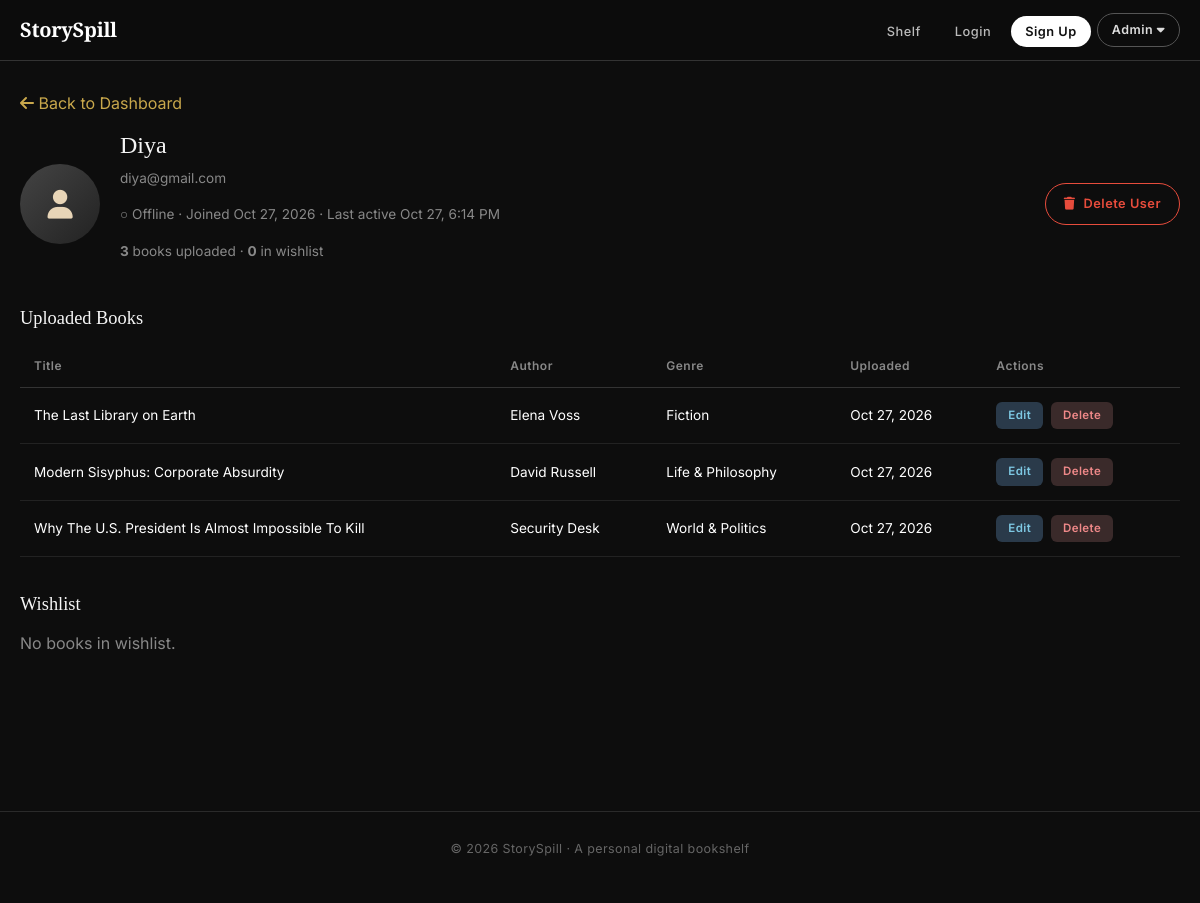
/admin_user.php?id=1 (signed in), run on the app's committed database.
### tables this page shows
CREATE TABLE IF NOT EXISTS users (
  id INT AUTO_INCREMENT PRIMARY KEY,
  name VARCHAR(100) NOT NULL,
  email VARCHAR(150) NOT NULL UNIQUE,
  password VARCHAR(255) NOT NULL,
  last_activity DATETIME NULL,
  created_at TIMESTAMP DEFAULT CURRENT_TIMESTAMP
);

CREATE TABLE IF NOT EXISTS books (
  id INT AUTO_INCREMENT PRIMARY KEY,
  user_id INT NOT NULL,
  title VARCHAR(150) NOT NULL,
  author VARCHAR(100) NOT NULL,
  genre VARCHAR(50) NOT NULL,
  price DECIMAL(10,2) NOT NULL DEFAULT 299.00,
  cover_image VARCHAR(255),
  intro_video VARCHAR(255),
  pdf_path VARCHAR(255),
  created_at TIMESTAMP DEFAULT CURRENT_TIMESTAMP,
  FOREIGN KEY (user_id) REFERENCES users(id) ON DELETE CASCADE
);

### admin_user.php (the view, shortened to what this page needs)
<?php
require "includes/admin_auth_check.php";
$userId = isset($_GET["id"]) ? (int)$_GET["id"] : 0;
$stmt = $pdo->prepare("SELECT * FROM users WHERE id = ?");
$stmt->execute([$userId]);
$user = $stmt->fetch(PDO::FETCH_ASSOC);
$booksStmt = $pdo->prepare("SELECT * FROM books WHERE user_id = ? ORDER BY created_at DESC");
$booksStmt->execute([$userId]);
$books = $booksStmt->fetchAll(PDO::FETCH_ASSOC);
$wishStmt = $pdo->prepare(
    "SELECT books.id, books.title, books.genre, books.author
     FROM wishlist JOIN books ON wishlist.book_id = books.id
     WHERE wishlist.user_id = ?"
);
$wishStmt->execute([$userId]);
$wishlist = $wishStmt->fetchAll(PDO::FETCH_ASSOC);
$isOnline = $user["last_activity"] && (strtotime($user["last_activity"]) >= time() - 300);
?>
<!DOCTYPE html>
<html lang="en">
<head>
  <link href="https://cdn.jsdelivr.net/npm/bootstrap@5.3.3/dist/css/bootstrap.min.css" rel="stylesheet">
  <link href="https://cdnjs.cloudflare.com/ajax/libs/font-awesome/6.5.1/css/all.min.css" rel="stylesheet">
  <link rel="stylesheet" href="css/style.css">
</head>
<body>
<?php include "includes/navbar.php"; ?>
<div class="app-container">
  <p style="margin-bottom:16px">
    <a href="admin_dashboard.php" style="color:#c9a84c; text-decoration:none;">
      <i class="fas fa-arrow-left"></i> Back to Dashboard
    </a>
  </p>
  <div class="dash-header" style="justify-content:space-between; align-items:center; flex-wrap:wrap; gap:16px;">
    <div style="display:flex; align-items:center; gap:20px; flex-wrap:wrap;">
      <div class="dash-avatar"><i class="fas fa-user"></i></div>
      <div class="dash-info">
        <h2><?php echo htmlspecialchars($user["name"]); ?></h2>
        <p><?php echo htmlspecialchars($user["email"]); ?></p>
        <p>
          <span style="color:<?php echo $isOnline ? '#2ecc71' : '#888'; ?>">
            <?php echo $isOnline ? '● Online' : '○ Offline'; ?>
          </span>
          · Joined <?php echo date("M j, Y", strtotime($user["created_at"])); ?>
          <?php if ($user["last_activity"]): ?>
            · Last active <?php echo date("M j, g:i A", strtotime($user["last_activity"])); ?>
          <?php endif; ?>
        </p>
        <p><strong><?php echo count($books); ?></strong> books uploaded · <strong><?php echo count($wishlist); ?></strong> in wishlist</p>
      </div>
    </div>
    <div style="display:flex; gap:10px; flex-wrap:wrap;">
      <a href="admin_delete_user.php?id=<?php echo $user['id']; ?>" class="btn-profile-action"
         style="border-color:#e74c3c; color:#e74c3c;"
         onclick="return confirm('Delete this user and ALL their books permanently?');">
        <i class="fas fa-trash"></i> Delete User
      </a>
    </div>
  </div>
  <h3 class="section-title" style="font-size:1.15rem">Uploaded Books</h3>
  <?php if (empty($books)): ?>
    <p style="color:#888">This user has not uploaded any books.</p>
  <?php else: ?>
    <div style="overflow-x:auto; margin-bottom:36px">
      <table class="table-dark">
        <thead>
          <tr>
            <th>Title</th>
            <th>Author</th>
            <th>Genre</th>
            <th>Uploaded</th>
            <th>Actions</th>
          </tr>
        </thead>
        <tbody>
          <?php foreach ($books as $book): ?>
            <tr>
              <td><?php echo htmlspecialchars($book["title"]); ?></td>
              <td><?php echo htmlspecialchars($book["author"]); ?></td>
              <td><?php echo htmlspecialchars($book["genre"]); ?></td>
              <td><?php echo date("M j, Y", strtotime($book["created_at"])); ?></td>
              <td>
                <a href="admin_edit_book.php?id=<?php echo $book["id"]; ?>&from_user=<?php echo $userId; ?>" class="btn-sm-action btn-edit">Edit</a>
                <a href="admin_delete_book.php?id=<?php echo $book["id"]; ?>&from_user=<?php echo $userId; ?>" class="btn-sm-action btn-delete"
                   onclick="return confirm('Delete this book permanently?');">Delete</a>
              </td>
            </tr>
          <?php endforeach; ?>
        </tbody>
      </table>
    </div>
  <?php endif; ?>
  <h3 class="section-title" style="font-size:1.15rem">Wishlist</h3>
  <?php if (empty($wishlist)): ?>
    <p style="color:#888">No books in wishlist.</p>
  <?php endif; ?>
</div>
<footer class="site-footer">
  <p>© 2026 StorySpill · A personal digital bookshelf</p>
</footer>
</body>
</html>

### css/style.css (style rules this page uses)
:root { --bg-dark: #0d0d0d; --bg-card: #1a1a1a; --bg-elevated: #1f1f1f; --text-primary: #f5f5f5; --text-secondary: #a0a0a0; --accent: #e8d5b7; --accent-hover: #f0e0c0; --danger: #e74c3c; --success: #27ae60; --border: #333; }
* { margin: 0; padding: 0; box-sizing: border-box; }
body { background: var(--bg-dark); color: var(--text-primary); font-family: 'Inter', system-ui, sans-serif; min-height: 100vh; overflow-x: hidden; }
a { color: var(--accent); text-decoration: none; }
.app-container { max-width: 1200px; margin: 0 auto; padding: 30px 20px 100px; }
.dash-header { display: flex; align-items: center; gap: 20px; margin-bottom: 30px; flex-wrap: wrap; }
.dash-avatar { width: 80px; height: 80px; border-radius: 50%; background: linear-gradient(135deg, #444, #222); display: flex; align-items: center; justify-content: center; font-size: 1.8rem; color: var(--accent); }
.dash-info h2 { font-family: 'Playfair Display', serif; font-size: 1.5rem; }
.dash-info p { color: #888; font-size: 0.85rem; margin-top: 4px; }
.section-title { font-family: 'Playfair Display', serif; font-size: 1.3rem; margin-bottom: 16px; }
.table-dark { width: 100%; border-collapse: collapse; font-size: 0.85rem; }
.table-dark th { text-align: left; padding: 12px 14px; border-bottom: 1px solid #333; color: #888; font-weight: 600; letter-spacing: 0.5px; font-size: 0.75rem; }
.table-dark td { padding: 14px; border-bottom: 1px solid #222; vertical-align: middle; }
.btn-sm-action { display: inline-block; padding: 5px 12px; border-radius: 6px; font-size: 0.72rem; font-weight: 600; letter-spacing: 0.4px; margin-right: 4px; }
.btn-edit { background: #2a3a4a; color: #7ec8e3; }
.btn-delete { background: #3a2a2a; color: #e88; }
.btn-profile-action { display: inline-flex; align-items: center; gap: 8px; padding: 10px 18px; border-radius: 50px; font-size: 0.8rem; font-weight: 600; letter-spacing: 0.5px; border: 1px solid #444; color: #ddd; background: transparent; transition: all 0.2s; text-decoration: none; }
.site-footer { text-align: center; padding: 28px 16px; margin-top: 40px; border-top: 1px solid #2a2a2a; color: #666; font-size: 0.78rem; letter-spacing: 0.4px; }

### data on the page
users: name "Diya", email "diya@gmail.com", created_at "Oct 27, 2026", last_activity "Oct 27, 6:14 PM"
books: title "The Last Library on Earth", author "Elena Voss", genre "Fiction", created_at "Oct 27, 2026"
books: title "Modern Sisyphus: Corporate Absurdity", author "David Russell", genre "Life & Philosophy", created_at "Oct 27, 2026"
books: title "Why The U.S. President Is Almost Impossible To Kill", author "Security Desk", genre "World & Politics", created_at "Oct 27, 2026"

### other printed values
count($books) "3"
count($wishlist) "0"
